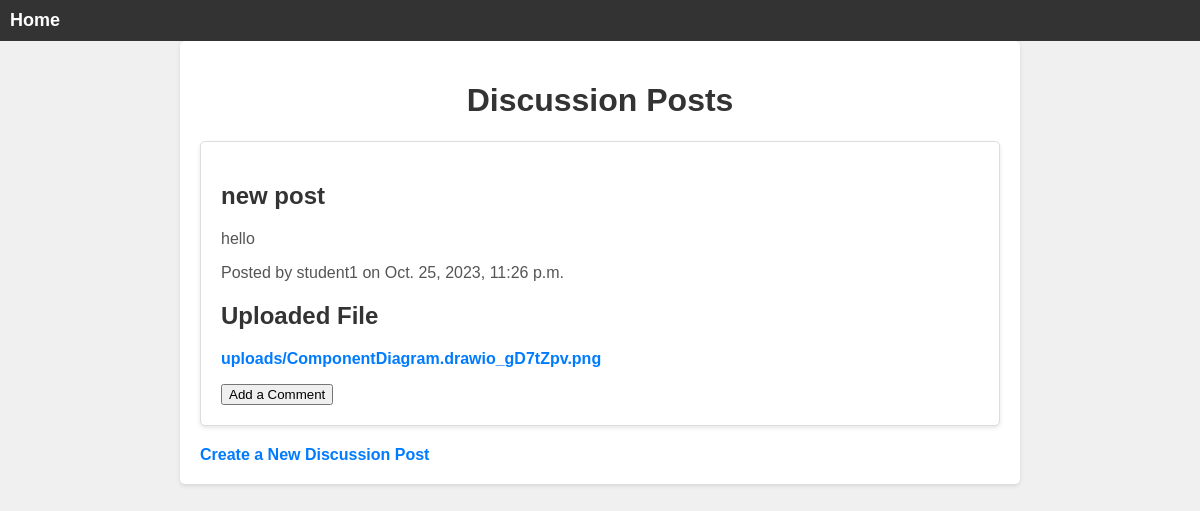
The app's page /students/discussion/ with its own data.
### students/models.py (models this page shows, shortened)
class DiscussionPost(models.Model):
    title = models.CharField(max_length=200)
    content = models.TextField()
    file_upload = models.FileField(upload_to='uploads/', default=None)
    author = models.ForeignKey(User, on_delete=models.CASCADE)
    created_at = models.DateTimeField(auto_now_add=True)

### students/views.py (the view)
# urls.py: path("discussion/", views.discussion_posts, name="discussion_posts"),
def discussion_posts(request):
    posts = DiscussionPost.objects.all().order_by("-created_at")
    comments_with_posts = Comment.objects.select_related('discussion_post').all()
    return render(request, "students/discussion_posts.html", {"posts": posts, "comments_with_posts": comments_with_posts})

### students/templates/students/discussion_posts.html (shortened to what this page needs)
<!DOCTYPE html>
<html>
<head>
</head>
<body>
    <div class="navbar" style="background-color: #333; padding: 10px;">
        <a href="{% url 'students:home' %}"
            style="color: #fff; text-decoration: none; font-weight: bold; font-size: 18px;">Home</a>
    </div>
    <div class="container">
        <h1>Discussion Posts</h1>
        <ul>
            {% for post in posts %}
            <li>
                <h2>{{ post.title }}</h2>
                <p>{{ post.content }}</p>
                <p>Posted by {{ post.author }} on {{ post.created_at }}</p>
                {% if post.file_upload %}
                <h2>Uploaded File</h2>
                <p><a href="{{ post.file_upload.url }}" target="_blank">{{ post.file_upload.name }}</a></p>
                {% endif %}
                <form method="post" action="{% url 'students:discussion_post_detail' post.id %}">
                    <button type="submit">Add a Comment</button>
                </form>
            </li>
            {% empty %}
            <li>No discussion posts available.</li>
            {% endfor %}
        </ul>
        <a href="{% url 'students:create_discussion_post' %}" class="btn btn-primary">Create a New Discussion Post</a>
    </div>
</body>
</html>

### students/templates/students/discussion_posts.html (style rules this page uses)
body { font-family: Arial, sans-serif; background-color: #f0f0f0; margin: 0; padding: 0; }
.container { max-width: 800px; margin: 0 auto; padding: 20px; background-color: #fff; border-radius: 5px; box-shadow: 0 2px 4px rgba(0, 0, 0, 0.1); }
h1 { text-align: center; color: #333; }
ul { list-style-type: none; padding: 0; }
li { margin: 20px 0; padding: 20px; background-color: #ffffff; border: 1px solid #ddd; border-radius: 5px; box-shadow: 0 2px 4px rgba(0, 0, 0, 0.1); }
h2 { color: #333; }
p { color: #555; }
a { text-decoration: none; color: #007BFF; font-weight: bold; transition: color 0.3s ease; }

### records on screen
DiscussionPost: title "new post", content "hello", author "student1", created_at "Oct. 25, 2023, 11:26 p.m.", file_upload.name "uploads/ComponentDiagram.drawio_gD7tZpv.png"
